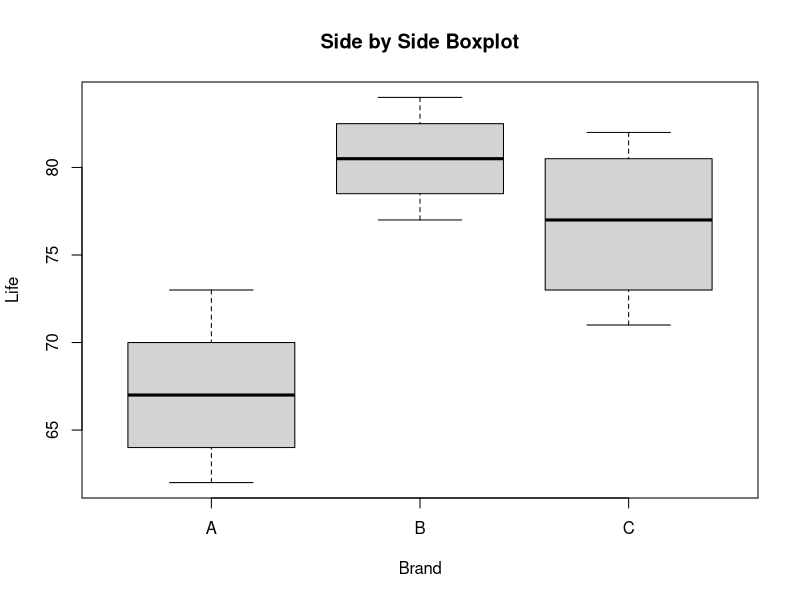

The R source for this figure:
## ---- chunk 1
knitr::opts_chunk$set(echo = TRUE)
## ---- chunk 2
Diet <- c("A", "A", "A", "A", "A", "A", "A", "A", "A", "A", "B", "B", "B", "B", "B", "B", "B", "B", "B", "B", "C", "C", "C", "C", "C", "C", "C", "C", "C", "C", "D", "D", "D", "D", "D", "D", "D", "D", "D", "D", "E", "E", "E", "E", "E", "E", "E", "E", "E", "E")
Iron <- c(2.23, 1.14, 2.63, 1.00, 1.35, 2.01, 1.64, 1.13, 1.01, 1.70, 5.59, 0.96, 6.96, 1.23, 1.61, 2.94, 1.96, 3.68, 1.54, 2.59, 4.50, 3.92, 10.33, 8.23, 2.07, 4.90, 6.84, 6.42, 3.72, 6.00, 1.35, 1.06, 0.74, 0.96, 1.16, 2.08, 0.69, 0.68, 0.84, 1.34, 1.40, 1.51, 2.49, 1.74, 1.59, 1.36, 3.00, 4.81, 5.21, 5.12)
Rat <- data.frame(Diet, Iron)
rank(Rat[,2])

library(coin)
kruskal_test(Iron ~ factor(Diet), data = Rat)
## ---- chunk 3
Brand <- c("A", "A", "A", "A", "A","B", "B", "B", "B", "C", "C", "C", "C")
Life <- c(73, 64, 67, 62, 70, 84, 80, 81, 77, 82, 79, 71, 75)
Bulb <- data.frame(Brand, Life)
boxplot (Life ~ Brand, data = Bulb, main = "Side by Side Boxplot")
